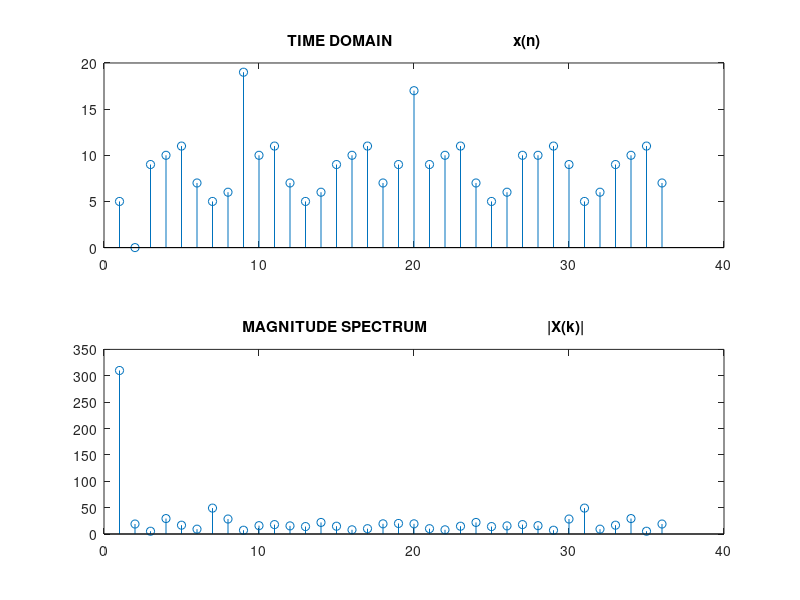

MATLAB code for this plot:
%DFT PROGRAM
clc,clear,clf

x = [5 0 9 10 11 7 5 6 19 10 11 7 5 6 9 10 11 7 9 17 9 10 11 7 5 6 10 10 11 9 5 6 9 10 11 7 ];
N = length(x);
for n= 0:1:N-1
  for k= 0:1:N-1
    W(n+1,k+1 )=exp(-j*2*pi*n*k/N);
  endfor
 endfor
% W
X = W*x'

subplot(2,1,1), stem(x), title('TIME DOMAIN                              x(n)')

subplot(2,1,2), stem(abs(X)), title('MAGNITUDE SPECTRUM                              |X(k)|')
